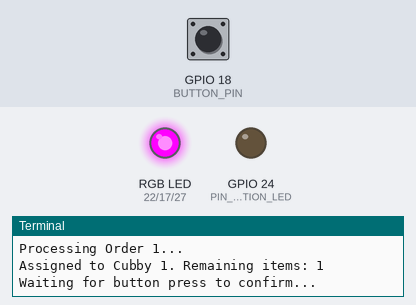
Simulated run of this program. Board: Raspberry Pi (BCM pin numbers). Parts: an RGB LED mixed from three pins (HIGH = lit), output pins drawn as LEDs (lit = HIGH), the last lines printed to the terminal. Dashed ring = blinking. Inputs (shaded band) come from the test bench; at power-on: GPIO 18 (BUTTON_PIN) HIGH.

Above: at 1.2 s.
1.3 s: GPIO 18 (BUTTON_PIN) pulled LOW for 3.2 s
At 2.2 s:
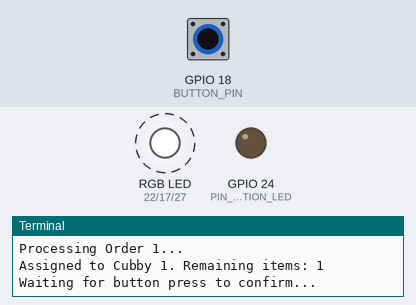
7.0 s: GPIO 18 (BUTTON_PIN) pulled LOW for 0.15 s
At 7.9 s:
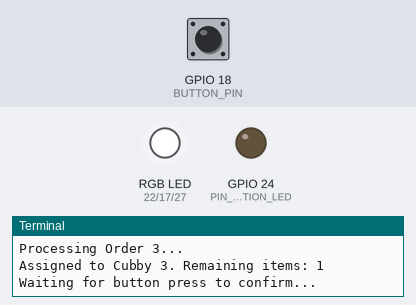
Timing chart, 0 to 15.6 s (numbered marks = the images above; inputs shaded):
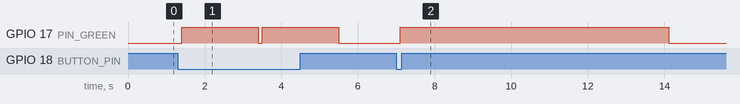

Measured:
- after the input at 1.3 s, GPIO 17 (PIN_GREEN): alternates HIGH for 2.0 s and LOW for 0.10 s, starting after 0.10 s
- after the input at 7.0 s, GPIO 17 (PIN_GREEN): LOW → HIGH after 0.11 s, → LOW 7.0 s later

The program:

PrototypeCode.py
```python
import RPi.GPIO as GPIO
import time
from datetime import datetime

# GPIO Configuration
GPIO.setmode(GPIO.BCM)

# Pins for RGB LED
PIN_RED = 22
PIN_GREEN = 17
PIN_BLUE = 27

# Pins for Notification LED and Buttons
PIN_NOTIFICATION_LED = 24
BUTTON_PIN = 18
BUTTON_NOTIFICATION_PIN = 25

# PWM Frequency
FREQUENCY = 15000  # 15 kHz

# Setup GPIO pins
GPIO.setup(PIN_RED, GPIO.OUT)
GPIO.setup(PIN_GREEN, GPIO.OUT)
GPIO.setup(PIN_BLUE, GPIO.OUT)
GPIO.setup(PIN_NOTIFICATION_LED, GPIO.OUT)
GPIO.setup(BUTTON_PIN, GPIO.IN, pull_up_down=GPIO.PUD_UP)
GPIO.setup(BUTTON_NOTIFICATION_PIN, GPIO.IN, pull_up_down=GPIO.PUD_UP)

# Initialize PWM for RGB LED
pwm_red = GPIO.PWM(PIN_RED, FREQUENCY)
pwm_green = GPIO.PWM(PIN_GREEN, FREQUENCY)
pwm_blue = GPIO.PWM(PIN_BLUE, FREQUENCY)
pwm_red.start(0)
pwm_green.start(0)
pwm_blue.start(0)

# RGB Color Definitions
COLORES = {
    'Rojo': (255, 0, 0),
    'Verde': (0, 255, 0),
    'Azul': (0, 0, 255),
    'Amarillo': (255, 255, 0),
    'Blanco': (255, 255, 255),
    'Morado': (128, 0, 128)
}

# Simulated Data
orders = {
    1: {"total_items": 2, "remaining_items": 2, "cubbies": []},
    2: {"total_items": 2, "remaining_items": 2, "cubbies": []},
    3: {"total_items": 2, "remaining_items": 2, "cubbies": []}
}
cubbies = {1: None, 2: None, 3: None, 4: None, 5: None}  # None means cubby is available

# Helper Functions
def gamma_correction(value, gamma=2.2):
    return int((value / 255) ** gamma * 255)

def encender_led_rgb(color):
    r, g, b = COLORES.get(color, (0, 0, 0))
    r = gamma_correction(r)
    g = gamma_correction(g)
    b = gamma_correction(b)
    pwm_red.ChangeDutyCycle(100 - (r / 255) * 100)
    pwm_green.ChangeDutyCycle(100 - (g / 255) * 100)
    pwm_blue.ChangeDutyCycle(100 - (b / 255) * 100)

def apagar_led_rgb():
    pwm_red.ChangeDutyCycle(100)
    pwm_green.ChangeDutyCycle(100)
    pwm_blue.ChangeDutyCycle(100)

def encender_led_normal():
    GPIO.output(PIN_NOTIFICATION_LED, GPIO.HIGH)

def apagar_led_normal():
    GPIO.output(PIN_NOTIFICATION_LED, GPIO.LOW)

def assign_cubby(order_id):
    for cubby_id, assigned_order in cubbies.items():
        if assigned_order is None:
            cubbies[cubby_id] = order_id
            orders[order_id]["cubbies"].append(cubby_id)
            return cubby_id
    return None

def free_cubbies(order_id):
    for cubby_id in orders[order_id]["cubbies"]:
        cubbies[cubby_id] = None
    orders[order_id]["cubbies"] = []

# Main Loop
try:
    apagar_led_rgb()
    apagar_led_normal()

    while True:
        print("\nScanning for items...")
        for order_id, order in orders.items():
            if order["remaining_items"] > 0:
                print(f"Processing Order {order_id}...")
                cubby_id = assign_cubby(order_id)
                if cubby_id is None:
                    print("No available cubbies. Waiting...")
                    time.sleep(1)
                    continue

                print(f"Assigned to Cubby {cubby_id}. Remaining items: {order['remaining_items'] - 1}")
                encender_led_rgb("Verde")

                # Simulate button press for confirmation
                print("Waiting for button press to confirm...")
                while GPIO.input(BUTTON_PIN) == GPIO.HIGH:
                    time.sleep(0.1)
                time.sleep(0.1)  # Debounce
                apagar_led_rgb();

                time.sleep(2)

                order["remaining_items"] -= 1
                if order["remaining_items"] == 0:
                    print(f"Order {order_id} is complete!")
                    free_cubbies(order_id)
                    encender_led_normal()
                    print("Waiting for notification button press...")
                    while GPIO.input(BUTTON_NOTIFICATION_PIN) == GPIO.HIGH:
                        time.sleep(0.1)
                    apagar_led_normal()

        print("All orders processed. Waiting for new scans...")
        time.sleep(5)

except KeyboardInterrupt:
    print("Program interrupted. Cleaning up...")
finally:
    apagar_led_rgb()
    apagar_led_normal()
    pwm_red.stop()
    pwm_green.stop()
    pwm_blue.stop()
    GPIO.cleanup()
    print("GPIO cleaned up. Program terminated.")
```
